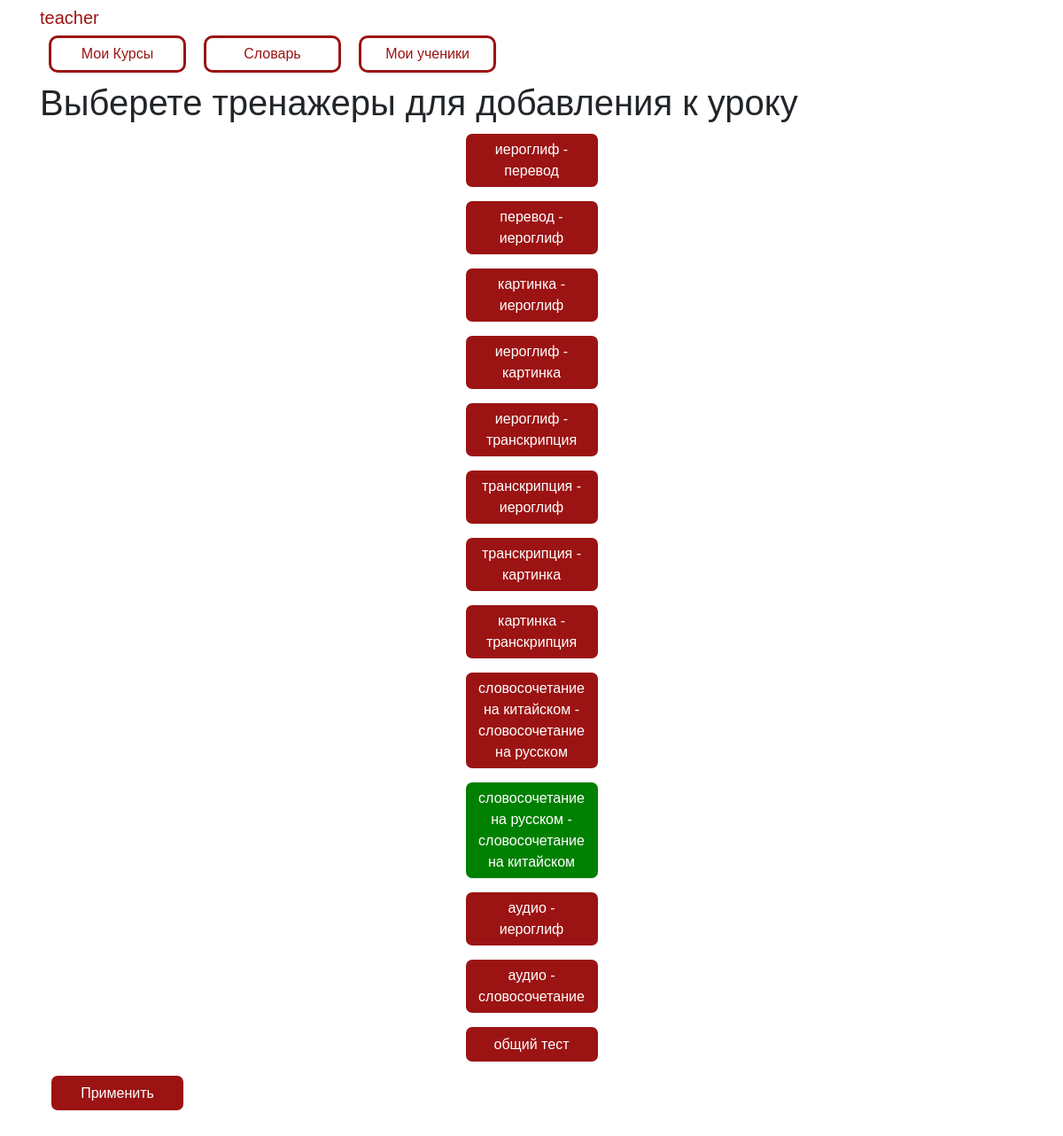
/add_tests_to_lesson/1 (signed in), run on the app's committed database.
### data/users.py (models this page shows, shortened)
class User(SqlAlchemyBase, UserMixin, SerializerMixin):
    __tablename__ = 'users'
    id = sqlalchemy.Column(sqlalchemy.Integer, primary_key=True, autoincrement=True)
    name = sqlalchemy.Column(sqlalchemy.String, nullable=True)
    last_name = sqlalchemy.Column(sqlalchemy.String, nullable=True)
    patronymic = sqlalchemy.Column(sqlalchemy.String, nullable=True)
    email = sqlalchemy.Column(sqlalchemy.String, index=True, unique=True, nullable=True)
    about = sqlalchemy.Column(sqlalchemy.String, nullable=True)
    hashed_password = sqlalchemy.Column(sqlalchemy.String, nullable=True)
    teacher = sqlalchemy.Column(sqlalchemy.Boolean, nullable=True)
    creator = sqlalchemy.Column(sqlalchemy.Integer, nullable=True)
    courses = orm.relation("Courses", secondary="users_to_course", backref="users")
    words = orm.relation("Words", back_populates='user')
    hash_token = sqlalchemy.Column(sqlalchemy.Integer, nullable=True, unique=True)

### data/tests.py (models this page shows)
class Tests(SqlAlchemyBase, SerializerMixin):
    __tablename__ = 'tests'
    id = sqlalchemy.Column(sqlalchemy.Integer,
                           primary_key=True, autoincrement=True)
    name = sqlalchemy.Column(sqlalchemy.String, nullable=True)
    check_side = sqlalchemy.Column(sqlalchemy.Integer, nullable=True)
    ans_side = sqlalchemy.Column(sqlalchemy.Integer, nullable=True)

### main.py (the view, shortened to what this page needs)
@app.route('/add_tests_to_lesson/<int:lesson_id>', methods=['GET', 'POST'])
@login_required
def add_tests_to_lesson(lesson_id):
    form = AddSomethingToLessonForm()
    db_sess = db_session.create_session()
    lesson = db_sess.query(Lessons).get(lesson_id)
    current_course = 0
    for c in db_sess.query(User).get(current_user.id).courses:
        if lesson in c.lessons:
            current_course = c
    all_tests = db_sess.query(Tests).all()
    lesson_tests = lesson.tests
    unused_tests = sorted(list(set(all_tests).difference(set(lesson.tests))),
                          key=lambda x: x.id)
    return render_template('add_tests_to_lesson.html', tests=all_tests, form=form,
                           len_tests=len(all_tests),
                           lesson_tests=lesson_tests, unused_tests=unused_tests)

### forms/lesson.py
class AddSomethingToLessonForm(FlaskForm):
    submit = SubmitField('Применить')

### data/db_session.py (called while the page is built)
def create_session() -> Session:
    global __factory
    return __factory()

### main.py (called while the page is built)
@login_manager.user_loader
def load_user(user_id):
    db_sess = db_session.create_session()
    return db_sess.query(User).get(user_id)

### templates/add_tests_to_lesson.html (shortened to what this page needs)
{% extends "base.html" %}
{% block content %}
<h1>Выберете тренажеры для добавления к уроку</h1>
<form action="" method="post" name="checks">
    <div style="display: flex;
                flex-wrap: wrap;
                flex-direction: column;
                align-content: center;">
        {% for i in range(len_tests) %}
        {% if tests[i] in lesson_tests %}
        <button id="test {{ i }}" style="background-color: green;"
                name="lesson_test" type="button" class="btn btn-primary"
                value="{{ tests[i].id }}">
            {{ tests[i].name }}
        </button>
        {% else %}
        <button id="test {{ i }}" name="not_lesson_test" type="button" class="btn btn-primary"
                value="{{ tests[i].id }}">{{ tests[i].name }}
        </button>
        {% endif %}
        {% endfor %}
    </div>
    <p>{{ form.submit(type="submit", class="btn btn-primary") }}</p>
</form>
{% endblock %}

### templates/base.html (shortened to what this page needs)
<!doctype html>
<html lang="en">
<head>
    <link rel="stylesheet"
          href="https://stackpath.bootstrapcdn.com/bootstrap/4.4.1/css/bootstrap.min.css"
>
    <link href="{{ url_for('static', filename='/style.css') }}" rel="stylesheet" />
</head>
<body>
<header class="header">
    <div class="container">
        <div class="header_inner">
            <nav>
                {% if current_user.is_authenticated %}
                <a class="navbar-brand" href="/profile/{{ current_user.id }}">
                    {{ current_user.name}}</a>
                {% endif %}
                {% if current_user.is_authenticated %}
                <div class="nav" id="up buttons">
                    <a id="nav button 1" class="btn btn-white" href="/courses">Мои Курсы</a>
                    <a id="nav button 2" class="btn btn-white" href="/dictionary">Словарь</a>
                    {% if current_user.teacher %}
                    <a id="nav button 3" class="btn btn-white" href="/pupils">Мои ученики</a>
                    {% endif %}
                </div>
                {% endif %}
            </nav>
        </div>
    </div>
</header>
<main role="main" class="container">
    {% block content %}{% endblock %}
</main>
</body>
</html>

### static/style.css (style rules this page uses)
body { font-family: 'Montserrat', sans-serif; font-size: 15px; color: #33; }
.header { width: 100%; top: 0; left: 0; right: 0; z-index: 1000; }
.navbar-brand { color: #9c1313; position: relative; }
.btn { margin: 0 10px; margin-bottom: 10px; width: 155px; }
.btn-primary { min-width: 45px; min-height: 45px; display: inline-block; vertical-align: top; color: white; overflow: hidden; text-overflow: ellipsis; background-color: #9c1313; border: solid 3px white; border-radius: 10px; }
.btn-white { display: inline-block; vertical-align: top; color: #9c1313; overflow: hidden; text-overflow: ellipsis; background-color: white; border: solid 3px #9c1313; border-radius: 10px; }

### data on the page
User: name "teacher"
Tests: name "иероглиф - перевод"
Tests: name "перевод - иероглиф"
Tests: name "картинка - иероглиф"
Tests: name "иероглиф - картинка"
Tests: name "иероглиф - транскрипция"
Tests: name "транскрипция - иероглиф"
Tests: name "транскрипция - картинка"
Tests: name "картинка - транскрипция"
Tests: name "словосочетание на китайском - словосочетание на русском"
Tests: name "словосочетание на русском - словосочетание на китайском"
Tests: name "аудио - иероглиф"
Tests: name "аудио - словосочетание"
Tests: name "общий тест"
